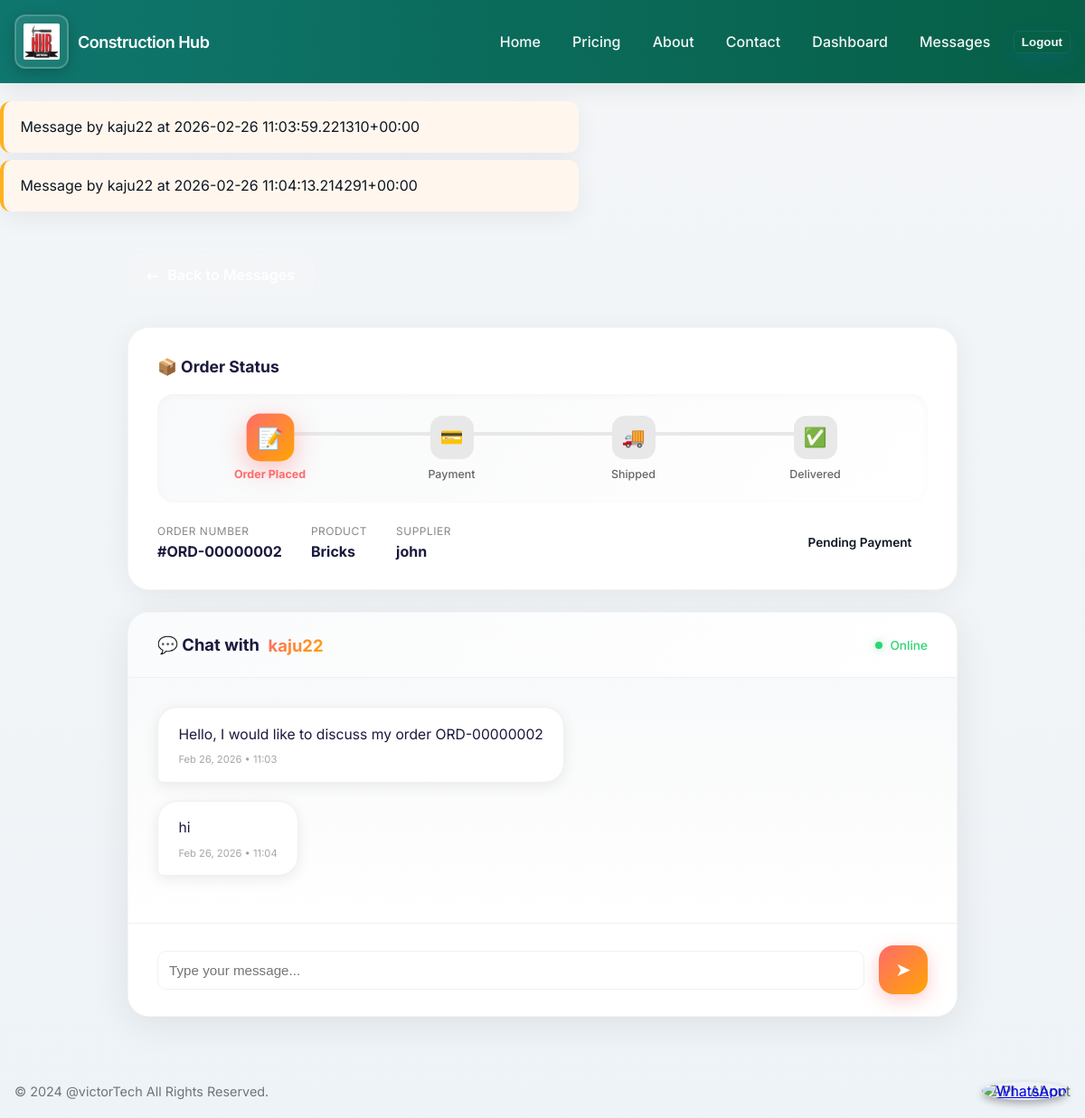
The app's page /messaging/conversation/2/ (signed in) with its own data.
### apps/messaging/models.py (models this page shows, shortened)
class Message(models.Model):
    conversation = models.ForeignKey(Conversation, on_delete=models.CASCADE, related_name='messages')
    sender = models.ForeignKey(User, on_delete=models.CASCADE, related_name='sent_messages')
    content = models.TextField()
    is_read = models.BooleanField(default=False)
    created_at = models.DateTimeField(auto_now_add=True)
    class Meta:
        ordering = ['created_at']
    def __str__(self):
        return f"Message by {self.sender.username} at {self.created_at}"

class Conversation(models.Model):
    order = models.ForeignKey(Order, on_delete=models.CASCADE, related_name='conversations')
    customer = models.ForeignKey(User, on_delete=models.CASCADE, related_name='customer_conversations')
    supplier = models.ForeignKey(User, on_delete=models.CASCADE, related_name='supplier_conversations')
    created_at = models.DateTimeField(auto_now_add=True)
    updated_at = models.DateTimeField(auto_now=True)
    class Meta:
        ordering = ['-updated_at']
        unique_together = ['order', 'customer', 'supplier']

### apps/accounts/models.py (models this page shows, shortened)
class CustomUser(AbstractUser):
    USER_TYPES = [
        ('customer', 'Customer'),
        ('supplier', 'Supplier'),
        ('consultant', 'Consultant'),
        ('admin', 'Admin'),
    ]
    user_type = models.CharField(max_length=20, choices=USER_TYPES, default='customer')
    phone_number = models.CharField(max_length=15, blank=True, null=True)
    company_name = models.CharField(max_length=255, blank=True, null=True)
    location = models.CharField(max_length=255, blank=True, null=True)
    @property
    def is_supplier(self):
        return self.user_type == 'supplier'

### apps/orders/models.py (models this page shows, shortened)
class Order(models.Model):
    customer = models.ForeignKey(settings.AUTH_USER_MODEL, on_delete=models.CASCADE, related_name='orders', null=True, blank=True)
    ordering_supplier = models.ForeignKey(settings.AUTH_USER_MODEL, on_delete=models.SET_NULL, related_name='supplier_orders', null=True, blank=True, help_text="Supplier who created this order")
    product = models.ForeignKey(Product, on_delete=models.CASCADE, related_name='orders', null=True, blank=True)
    quantity = models.PositiveIntegerField(default=1)
    price = models.DecimalField(max_digits=10, decimal_places=2, null=True, blank=True, help_text="Price per unit in KSH at time of order")
    order_number = models.CharField(max_length=50, unique=True, blank=True, null=True)
    customer_name = models.CharField(max_length=255, blank=True)
    customer_number = models.CharField(max_length=15, blank=True)
    customer_location = models.CharField(max_length=255, blank=True)
    created_at = models.DateTimeField(auto_now_add=True)
    updated_at = models.DateTimeField(auto_now=True)
    status = models.CharField(max_length=30, choices=[
        ('saved', 'Saved'),
        ('pending_payment', 'Pending Payment'),
        ('paid', 'Paid'),
        ('shipped', 'Shipped'),
        ('complete_waiting_transport', 'Complete Waiting for Transport'),
        ('completed', 'Completed'),
        ('canceled', 'Canceled'),
    ], default='saved')
    order_image = models.ImageField(upload_to='order_images/', blank=True, null=True, help_text="Image uploaded by supplier when creating order")
    plan_type = models.CharField(max_length=50, blank=True, null=True, help_text="Type of architectural plan purchased (2_bedroom, 3_bedroom)")
    mpesa_phone_number = models.CharField(max_length=15, blank=True, null=True, help_text="Customer's M-Pesa phone number")
    mpesa_transaction_id = models.CharField(max_length=50, blank=True, null=True, help_text="M-Pesa transaction ID")
    mpesa_checkout_request_id = models.CharField(max_length=50, blank=True, null=True, help_text="M-Pesa checkout request ID")
    payment_status = models.CharField(max_length=20, choices=[
        ('pending', 'Pending'),
        ('completed', 'Completed'),
        ('failed', 'Failed'),
        ('cancelled', 'Cancelled'),
    ], default='pending', help_text="M-Pesa payment status")
    payment_initiated_at = models.DateTimeField(blank=True, null=True, help_text="When payment was initiated")
    payment_completed_at = models.DateTimeField(blank=True, null=True, help_text="When payment was completed")
    offer = models.CharField(max_length=50, blank=True, null=True, choices=[
        ('', 'No Offer'),
        ('free_delivery', 'Free Delivery'),
        ('10_percent_discount', '10% Discount'),
    ], help_text="Special offer applied to this order")

### apps/products/models.py (models this page shows, shortened)
class Product(models.Model):
    CATEGORY_CHOICES = [
        ('cement', 'Cement & Concrete'),
        ('steel', 'Steel & Metals'),
        ('wood', 'Wood & Timber'),
        ('electrical', 'Electrical'),
        ('plumbing', 'Plumbing'),
        ('tools', 'Tools & Equipment'),
        ('other', 'Other'),
    ]
    name = models.CharField(max_length=255)
    description = models.TextField()
    category = models.CharField(max_length=20, choices=CATEGORY_CHOICES, default='other')
    image_url = models.URLField(blank=True, null=True)
    cost = models.DecimalField(max_digits=10, decimal_places=2)
    quality = models.CharField(max_length=50, choices=[
        ('standard', 'Standard'),
        ('premium', 'Premium'),
        ('high_end', 'High-End'),
    ], default='standard', help_text="Quality level of the product")
    location = models.CharField(max_length=255)
    available_quantity = models.PositiveIntegerField(default=0)
    supplier = models.ForeignKey(Supplier, on_delete=models.CASCADE, related_name='products_from_products_app')
    offer = models.CharField(max_length=50, blank=True, null=True, choices=[
        ('', 'No Offer'),
        ('free_delivery', 'Free Delivery'),
        ('10_percent_discount', '10% Discount'),
    ], help_text="Special offer applied to this product")

### apps/messaging/views.py (the view)
# urls.py: path('conversation/<int:conversation_id>/', views.conversation_detail, name='conversation_detail'),
@login_required
def conversation_detail(request, conversation_id):
    try:
        conversation = Conversation.objects.get(
            Q(id=conversation_id, customer=request.user) |
            Q(id=conversation_id, supplier=request.user)
        )
    except Conversation.DoesNotExist:
        raise Http404("Conversation not found")
    Message.objects.filter(conversation=conversation, is_read=False).exclude(sender=request.user).update(is_read=True)
    context = {"conversation": conversation, "messages": conversation.messages.all()}
    return render(request, "messaging/conversation_detail.html", context)

### templates/messaging/conversation_detail.html (shortened to what this page needs)
{% extends 'base.html' %}
{% load static %}
{% block content %}
<div class="container" style="max-width: 950px; margin: 0 auto; padding: 2rem 1rem;">
  <div style="margin-bottom: 1rem;">
    <a href="{% url 'messaging:conversations' %}" class="back-button">
      <span>←</span> Back to Messages
    </a>
  </div>
  <div class="order-card">
    <h3 class="order-card-title">📦 Order Status</h3>
    <div class="order-status-timeline">
      <div class="status-step {% if conversation.order.status in 'saved,pending_payment' %}active{% elif conversation.order.status in 'paid,shipped,completed' %}completed{% endif %}">
        <div class="status-icon">📝</div>
        <div class="status-label">Order Placed</div>
      </div>
      <div class="status-step {% if conversation.order.status == 'paid' %}active{% elif conversation.order.status in 'shipped,completed' %}completed{% endif %}">
        <div class="status-icon">💳</div>
        <div class="status-label">Payment</div>
      </div>
      <div class="status-step {% if conversation.order.status == 'shipped' %}active{% elif conversation.order.status == 'completed' %}completed{% endif %}">
        <div class="status-icon">🚚</div>
        <div class="status-label">Shipped</div>
      </div>
      <div class="status-step {% if conversation.order.status == 'completed' %}active{% elif conversation.order.status == 'completed' %}completed{% endif %}">
        <div class="status-icon">✅</div>
        <div class="status-label">Delivered</div>
      </div>
    </div>
    <div class="order-details">
      <div class="order-info">
        <div class="order-info-item">
          <span class="order-info-label">Order Number</span>
          <span class="order-info-value">#{{ conversation.order.order_number }}</span>
        </div>
        <div class="order-info-item">
          <span class="order-info-label">Product</span>
          <span class="order-info-value">{{ conversation.order.product.name|default:'N/A' }}</span>
        </div>
        <div class="order-info-item">
          <span class="order-info-label">Supplier</span>
          <span class="order-info-value">{{ conversation.supplier.username }}</span>
        </div>
      </div>
      <span class="status-badge {{ conversation.order.status }}">
        {{ conversation.order.get_status_display }}
      </span>
    </div>
  </div>
  <div class="chat-card">
    <div class="chat-header">
      <h3 class="chat-header-title">
        💬 Chat with
        {% if conversation.customer == request.user %}
          <span style="background: linear-gradient(135deg, #ff6b6b, #ffa502); -webkit-background-clip: text; -webkit-text-fill-color: transparent;">{{ conversation.supplier.username }}</span>
        {% else %}
          <span style="background: linear-gradient(135deg, #ff6b6b, #ffa502); -webkit-background-clip: text; -webkit-text-fill-color: transparent;">{{ conversation.customer.username }}</span>
        {% endif %}
      </h3>
      <div class="chat-online-badge">
        Online
      </div>
    </div>
    <div id="messages-container" class="messages-container">
      {% for message in messages %}
        <div class="message-wrapper {% if message.sender == request.user %}sent{% else %}received{% endif %}">
          <div class="message-bubble {% if message.sender == request.user %}message-sent{% else %}message-received{% endif %}">
            <div class="message-content">{{ message.content }}</div>
            <span class="message-time">{{ message.created_at|date:'M d, Y • H:i' }}</span>
          </div>
        </div>
      {% empty %}
        <div class="empty-chat">
          <div class="empty-chat-icon">💭</div>
          <p>No messages yet. Start the conversation!</p>
        </div>
      {% endfor %}
    </div>
    <form id="message-form" class="message-input-wrapper">
      <input type="text" id="message-input" class="message-input" placeholder="Type your message...">
      <button type="submit" class="send-button" id="send-button">
        ➤
      </button>
    </form>
  </div>
</div>
{% endblock %}

### templates/base.html (shortened to what this page needs)
{% load static %}
<!doctype html>
<html lang="en">
    <head>
        <link rel="stylesheet" href="{% static 'css/styles.css' %}">
    </head>
    <body>
        <header>
            <div class="container" style="display:flex;align-items:center;justify-content:space-between">
                <div class="brand">
                    <a href="{% url 'accounts:home' %}" style="display:flex;align-items:center;text-decoration:none;color:inherit">
                        <img src="{% static 'images/logo.jpg' %}" alt="logo" width="60" height="60" style="border-radius:12px;background:linear-gradient(135deg, rgba(255,255,255,0.1), rgba(255,255,255,0.05));padding:8px;border:2px solid rgba(255,255,255,0.2);box-shadow:0 4px 15px rgba(0,0,0,0.2);transition:all 0.3s ease;">
                        <h1 style="margin-left:10px">Construction Hub</h1>
                    </a>
                </div>
                <nav id="mainNav">
                    <ul>
                        <li><a href="{% url 'accounts:home' %}">Home</a></li>
                        <li><a href="{% url 'accounts:pricing' %}">Pricing</a></li>
                        <li><a href="{% url 'accounts:about' %}">About</a></li>
                        <li><a href="{% url 'accounts:contact' %}">Contact</a></li>
                                    {% if user.is_authenticated %}
                                        <li><a href="{% url 'accounts:dashboard' %}">Dashboard</a></li>
                                        {% if user.is_supplier %}
                                        <li><a href="{% url 'messaging:conversations' %}">Messages</a></li>
                                        {% endif %}
                                        <li>
                                            <form method="post" action="{% url 'accounts:logout' %}">
                                                <button type="submit" class="btn" style="background:transparent;padding:0.25rem 0.5rem;border-radius:6px;color:rgba(255,255,255,0.95);border:1px solid rgba(255,255,255,0.06)">Logout</button>
                                            </form>
                                        </li>
                        {% else %}
                            <li><a href="/accounts/login/">Login</a></li>
                            <li><a href="{% url 'accounts:register' %}">Register</a></li>
                        {% endif %}
                    </ul>
                </nav>
            </div>
        </header>
        <main class="container" style="padding:1.25rem 0">
            {% if messages %}
                <div style="margin-bottom:1rem">
                    {% for m in messages %}
                        <div class="form-card" style="background:#fff7ed;border-left:4px solid #ffb020;margin-bottom:0.5rem">{{ m }}</div>
                    {% endfor %}
                </div>
            {% endif %}
            {% block content %}{% endblock %}
        </main>
        <footer style="background:transparent;padding:1.25rem 0">
            <div class="container" style="display:flex;align-items:center;justify-content:space-between">
<div class="footer-note">© 2024 @victorTech All Rights Reserved.</div>
                <div class="footer-links">
                    <a href="/docs/api/" style="color:var(--muted);text-decoration:none">API</a>
                    <a href="{% url 'accounts:about' %}" style="color:var(--muted);text-decoration:none">About</a>
                </div>
            </div>
        </footer>
        <a href="https://wa.me/0112731468?text=Hi%2C%20what%20can%20I%20help%20you%20with%3F%20Start%20a%20Conversation" target="_blank" class="whatsapp-icon" style="position:fixed;bottom:20px;right:20px;z-index:1000;">
            <img src="https://upload.wikimedia.org/wikipedia/commons/6/6b/WhatsApp.svg" alt="WhatsApp" style="width:50px;height:50px;border-radius:50%;box-shadow:0 4px 8px rgba(0,0,0,0.3);">
        </a>
    </body>
</html>

### static/css/styles.css (style rules this page uses)
:root { --bg:#f4f6f8; --accent:#0d6efd; --muted:#6c757d; --card:#ffffff; --success:#2e7d32; }
* { box-sizing:border-box }
body { font-family: 'Inter', Roboto, 'Helvetica Neue', Arial, sans-serif; margin: 0; padding: 0; background: linear-gradient(180deg,var(--bg),#eef3f7); color: #0f1724; }
header { background: linear-gradient(90deg,#0f766e 0%,#065f46 100%); color: #fff; padding: 1rem 0; box-shadow: 0 6px 24px rgba(2,6,23,0.08); }
.container { max-width:1200px; margin:0 auto; padding:0 1rem; }
header .brand { display:flex; align-items:center; gap:0.75rem; }
header h1 { margin: 0; font-size: 1.125rem; letter-spacing: -0.5px; font-weight:600 }
nav ul { list-style: none; margin: 0; padding: 0; display: flex; gap: 1rem; align-items:center; }
nav a { color: rgba(255,255,255,0.95); text-decoration: none; padding:0.35rem 0.6rem; border-radius:6px; font-weight:500 }
main { padding: 1.25rem 0; }
.btn { display: inline-block; background: var(--accent); color: #fff; padding: 0.6rem 0.9rem; border-radius: 10px; text-decoration: none; border: none; cursor: pointer; box-shadow: 0 8px 20px rgba(13,110,253,0.14); font-weight:600 }
.form-card { background:var(--card); padding:1.15rem; border-radius:12px; box-shadow: 0 8px 28px rgba(15,23,42,0.06); max-width:640px }
input[type="text"], input[type="password"], textarea, input[type="email"], select { width: 100%; padding: 0.75rem; border: 1px solid #eef2f6; border-radius: 10px; background:#fff }
.footer-links { display:flex; gap:1rem; align-items:center }
.footer-note { color:var(--muted); font-size:0.9rem }

### records on screen
Message: sender+created_at "Message by kaju22 at 2026-02-26 11:03:59.221310+00:00", content "Hello, I would like to discuss my order ORD-00000002", created_at "Feb 26, 2026 • 11:03"
Message: sender+created_at "Message by kaju22 at 2026-02-26 11:04:13.214291+00:00", content "hi", created_at "Feb 26, 2026 • 11:04"
Conversation: order.order_number "ORD-00000002", order.product.name "Bricks", supplier.username "john", order.status "Pending Payment", customer.username "kaju22"
